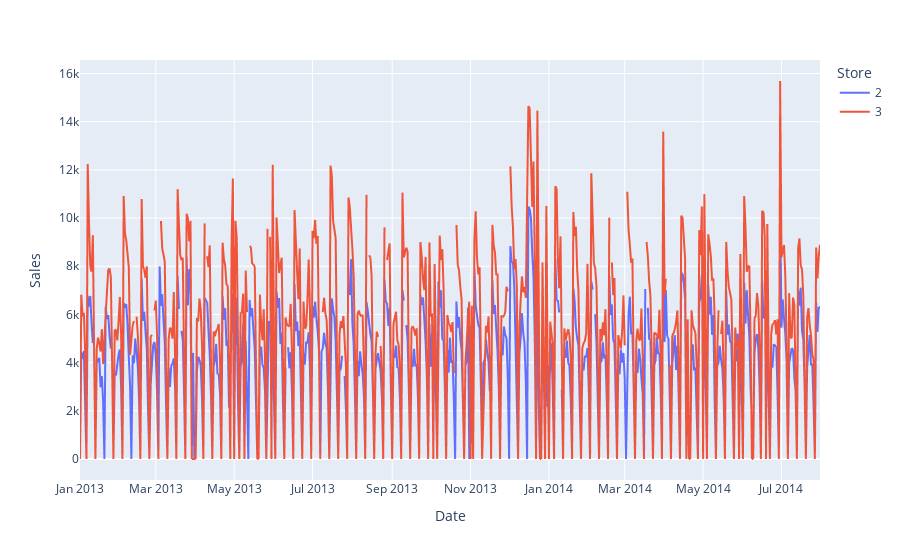

Here is the notebook cell this chart was saved with:
### Markdown cell above
## Exploratory Graph

### Code cell
#dt_full.loc[:, "Monday"] = dt_full.loc[:, "DayOfWeek"]==1
shop2 = (dt_full.loc[:, "Store"]==2) | (dt_full.loc[:, "Store"]==3) 
#shop2 = (dt_full.loc[:, "Store"]==3) 

px.line(dt_full[shop2], x="Date", y="Sales",  color='Store')
#px. add_line(dt_full[shop2], x="Date", y="Sales")
#, animation_frame="year", ,size="pop", color="continent", hover_name="country",log_x=True, size_max=55, range_x=[100,100000], range_y=[25,90]

### Figure 1 — Plotly figure (JSON) as saved in the notebook; plotly's stock layout.template omitted (floating-point values rounded to 4 significant figures; data arrays with more than 128 entries replaced by an {"elided": "..."} marker saying what was removed)
{"data": [{"hovertemplate": "Store=2<br>Date=%{x}<br>Sales=%{y}<extra></extra>", "legendgroup": "2", "line": {"color": "#636efa", "dash": "solid"}, "mode": "lines", "name": "2", "showlegend": true, "type": "scattergl", "x": {"elided": "562 str values"}, "xaxis": "x", "y": {"elided": "562 int values"}, "yaxis": "y"}, {"hovertemplate": "Store=3<br>Date=%{x}<br>Sales=%{y}<extra></extra>", "legendgroup": "3", "line": {"color": "#EF553B", "dash": "solid"}, "mode": "lines", "name": "3", "showlegend": true, "type": "scattergl", "x": {"elided": "558 str values"}, "xaxis": "x", "y": {"elided": "558 int values"}, "yaxis": "y"}], "layout": {"autosize": true, "legend": {"title": {"text": "Store"}, "tracegroupgap": 0}, "margin": {"t": 60}, "xaxis": {"anchor": "y", "autorange": true, "domain": [0, 1], "range": ["2013-01-01", "2014-07-31"], "title": {"text": "Date"}, "type": "date"}, "yaxis": {"anchor": "x", "autorange": true, "domain": [0, 1], "range": [-871.6, 16560.0], "title": {"text": "Sales"}, "type": "linear"}}}
